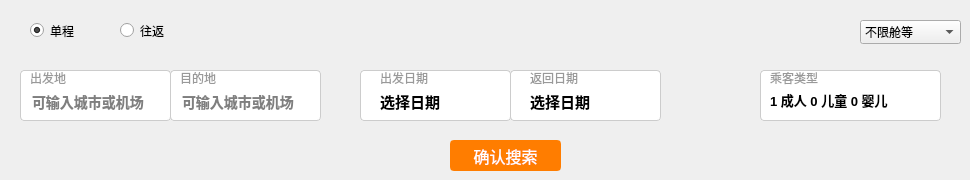
    <widget class="QWidget" name="tab">
     <attribute name="title">
      <string>         国内、国际/中国港澳台                               </string>
     </attribute>
     <widget class="QRadioButton" name="radioOneWay">
      <property name="geometry">
       <rect>
        <x>30</x>
        <y>20</y>
        <width>96</width>
        <height>21</height>
       </rect>
      </property>
      <property name="text">
       <string>单程</string>
      </property>
      <property name="checked">
       <bool>true</bool>
      </property>
     </widget>
     <widget class="QRadioButton" name="radioRoundTrip">
      <property name="geometry">
       <rect>
        <x>120</x>
        <y>20</y>
        <width>96</width>
        <height>21</height>
       </rect>
      </property>
      <property name="text">
       <string>往返</string>
      </property>
     </widget>
     <widget class="QWidget" name="widget" native="true">
      <property name="geometry">
       <rect>
        <x>20</x>
        <y>70</y>
        <width>151</width>
        <height>51</height>
       </rect>
      </property>
      <property name="styleSheet">
       <string notr="true">QWidget#widget { 
    border: 1px solid #cccccc;
    border-radius: 4px;
    background-color: white;
}</string>
      </property>
      <widget class="QLabel" name="label_6">
       <property name="geometry">
        <rect>
         <x>10</x>
         <y>0</y>
         <width>54</width>
         <height>16</height>
        </rect>
       </property>
       <property name="styleSheet">
        <string notr="true">color: rgb(153, 153, 153);
border: none;
background-color: transparent;</string>
       </property>
       <property name="text">
        <string>出发地</string>
       </property>
      </widget>
      <widget class="QLineEdit" name="lineEdit_Depart">
       <property name="geometry">
        <rect>
         <x>10</x>
         <y>20</y>
         <width>131</width>
         <height>23</height>
        </rect>
       </property>
       <property name="styleSheet">
        <string notr="true">border: none;
font-weight: bold;
font-size: 14px;</string>
       </property>
       <property name="placeholderText">
        <string>可输入城市或机场</string>
       </property>
      </widget>
     </widget>
     <widget class="QWidget" name="widget_2" native="true">
      <property name="geometry">
       <rect>
        <x>170</x>
        <y>70</y>
        <width>151</width>
        <height>51</height>
       </rect>
      </property>
      <property name="styleSheet">
       <string notr="true">QWidget#widget_2 { /* #后是当前QWidget的objectName（如widget、widget_1） */
    border: 1px solid #cccccc;
    border-radius: 4px;
    background-color: white;
}</string>
      </property>
      <widget class="QLabel" name="label_7">
       <property name="geometry">
        <rect>
         <x>10</x>
         <y>0</y>
         <width>54</width>
         <height>16</height>
        </rect>
       </property>
       <property name="styleSheet">
        <string notr="true">color: rgb(153, 153, 153);
border: none;
background-color: transparent;</string>
       </property>
       <property name="text">
        <string>目的地</string>
       </property>
      </widget>
      <widget class="QLineEdit" name="lineEdit_Arrive">
       <property name="geometry">
        <rect>
         <x>10</x>
         <y>20</y>
         <width>131</width>
         <height>23</height>
        </rect>
       </property>
       <property name="styleSheet">
        <string notr="true">border: none;
font-weight: bold;
font-size: 14px;</string>
       </property>
       <property name="placeholderText">
        <string>可输入城市或机场</string>
       </property>
      </widget>
     </widget>
     <widget class="QWidget" name="widget_3" native="true">
      <property name="geometry">
       <rect>
        <x>360</x>
        <y>70</y>
        <width>151</width>
        <height>51</height>
       </rect>
      </property>
      <property name="styleSheet">
       <string notr="true">QWidget#widget_3 { /* #后是当前QWidget的objectName（如widget、widget_1） */
    border: 1px solid #cccccc;
    border-radius: 4px;
    background-color: white;
}</string>
      </property>
      <widget class="QLabel" name="label_8">
       <property name="geometry">
        <rect>
         <x>20</x>
         <y>0</y>
         <width>54</width>
         <height>16</height>
        </rect>
       </property>
       <property name="styleSheet">
        <string notr="true">color: rgb(153, 153, 153);
border: none;
background-color: transparent;</string>
       </property>
       <property name="text">
        <string>出发日期</string>
       </property>
      </widget>
      <widget class="QLabel" name="dateDepart">
       <property name="geometry">
        <rect>
         <x>20</x>
         <y>20</y>
         <width>111</width>
         <height>21</height>
        </rect>
       </property>
       <property name="text">
        <string>&lt;html&gt;&lt;head/&gt;&lt;body&gt;&lt;p&gt;&lt;span style=&quot; font-size:11pt; font-weight:700; color:#000000;&quot;&gt;选择日期&lt;/span&gt;&lt;/p&gt;&lt;/body&gt;&lt;/html&gt;</string>
       </property>
      </widget>
     </widget>
     <widget class="QWidget" name="widget_4" native="true">
      <property name="geometry">
       <rect>
        <x>510</x>
        <y>70</y>
        <width>151</width>
        <height>51</height>
       </rect>
      </property>
      <property name="styleSheet">
       <string notr="true">QWidget#widget_4 { /* #后是当前QWidget的objectName（如widget、widget_1） */
    border: 1px solid #cccccc;
    border-radius: 4px;
    background-color: white;
}</string>
      </property>
      <widget class="QLabel" name="label_9">
       <property name="geometry">
        <rect>
         <x>20</x>
         <y>0</y>
         <width>54</width>
         <height>16</height>
        </rect>
       </property>
       <property name="styleSheet">
        <string notr="true">color: rgb(153, 153, 153);
border: none;
background-color: transparent;</string>
       </property>
       <property name="text">
        <string>返回日期</string>
       </property>
      </widget>
      <widget class="QLabel" name="dateReturn">
       <property name="geometry">
        <rect>
         <x>20</x>
         <y>20</y>
         <width>121</width>
         <height>21</height>
        </rect>
       </property>
       <property name="text">
        <string>&lt;html&gt;&lt;head/&gt;&lt;body&gt;&lt;p&gt;&lt;span style=&quot; font-size:11pt; font-weight:700; color:#000000;&quot;&gt;选择日期&lt;/span&gt;&lt;/p&gt;&lt;/body&gt;&lt;/html&gt;</string>
       </property>
      </widget>
     </widget>
     <widget class="QWidget" name="widget_5" native="true">
      <property name="geometry">
       <rect>
        <x>760</x>
        <y>70</y>
        <width>181</width>
        <height>51</height>
       </rect>
      </property>
      <property name="styleSheet">
       <string notr="true">QWidget#widget_5 {
    border: 1px solid #cccccc;
    border-radius: 4px;
    background-color: white;
}</string>
      </property>
      <widget class="QLabel" name="label_10">
       <property name="geometry">
        <rect>
         <x>10</x>
         <y>0</y>
         <width>54</width>
         <height>16</height>
        </rect>
       </property>
       <property name="styleSheet">
        <string notr="true">color: rgb(153, 153, 153);
border: none;
background-color: transparent;</string>
       </property>
       <property name="text">
        <string>乘客类型</string>
       </property>
      </widget>
      <widget class="QLabel" name="passenger">
       <property name="geometry">
        <rect>
         <x>10</x>
         <y>20</y>
         <width>141</width>
         <height>21</height>
        </rect>
       </property>
       <property name="text">
        <string>&lt;html&gt;&lt;head/&gt;&lt;body&gt;&lt;p&gt;&lt;span style=&quot; font-size:10pt; font-weight:700; color:#000000;&quot;&gt;1 成人 0 儿童 0 婴儿&lt;/span&gt;&lt;/p&gt;&lt;/body&gt;&lt;/html&gt;</string>
       </property>
      </widget>
     </widget>
     <widget class="QComboBox" name="comboBox">
      <property name="geometry">
       <rect>
        <x>860</x>
        <y>20</y>
        <width>101</width>
        <height>24</height>
       </rect>
      </property>
      <item>
       <property name="text">
        <string>不限舱等</string>
       </property>
      </item>
      <item>
       <property name="text">
        <string>经济舱</string>
       </property>
      </item>
      <item>
       <property name="text">
        <string>公务舱</string>
       </property>
      </item>
      <item>
       <property name="text">
        <string>头等舱</string>
       </property>
      </item>
     </widget>
     <widget class="QPushButton" name="btnSearch">
      <property name="geometry">
       <rect>
        <x>450</x>
        <y>140</y>
        <width>111</width>
        <height>31</height>
       </rect>
      </property>
      <property name="styleSheet">
       <string notr="true">/* 登录按钮基础样式（橙色边框+橙色背景，搭配白色文字） */
QPushButton {
    /* 橙色边框：#ff7d00 是常用登录页橙色，可替换为 #ff9900（浅橙）、#ff6600（深橙） */
    border: 2px solid #ff7d00; 
    border-radius: 4px; /* 圆角（和输入框保持一致，更协调） */
    background-color: #ff7d00; /* 按钮背景色（和边框同色，一体化效果） */
    color: white; /* 文字白色 */
    font-size: 16px; /* 文字大小 */
    height: 44px; /* 按钮高度（和输入框呼应） */
}

/* 悬浮状态（边框加深+背景色变深，更有交互感） */
QPushButton:hover {
    border-color: #ff6600; /* 悬浮时边框深橙色 */
    background-color: #ff6600; /* 悬浮时背景深橙色 */
}

/* 点击状态（边框再加深+背景色压暗，模拟按压效果） */
QPushButton:pressed {
    border-color: #e65c00; /* 点击时边框更深橙色 */
    background-color: #e65c00; /* 点击时背景更深橙色 */
}

/* 禁用状态（可选：如果按钮需要禁用，边框和背景变灰色） */
QPushButton:disabled {
    border-color: #cccccc;
    background-color: #cccccc;
    color: #ffffff;
}</string>
      </property>
      <property name="text">
       <string>确认搜索</string>
      </property>
     </widget>
    </widget>
